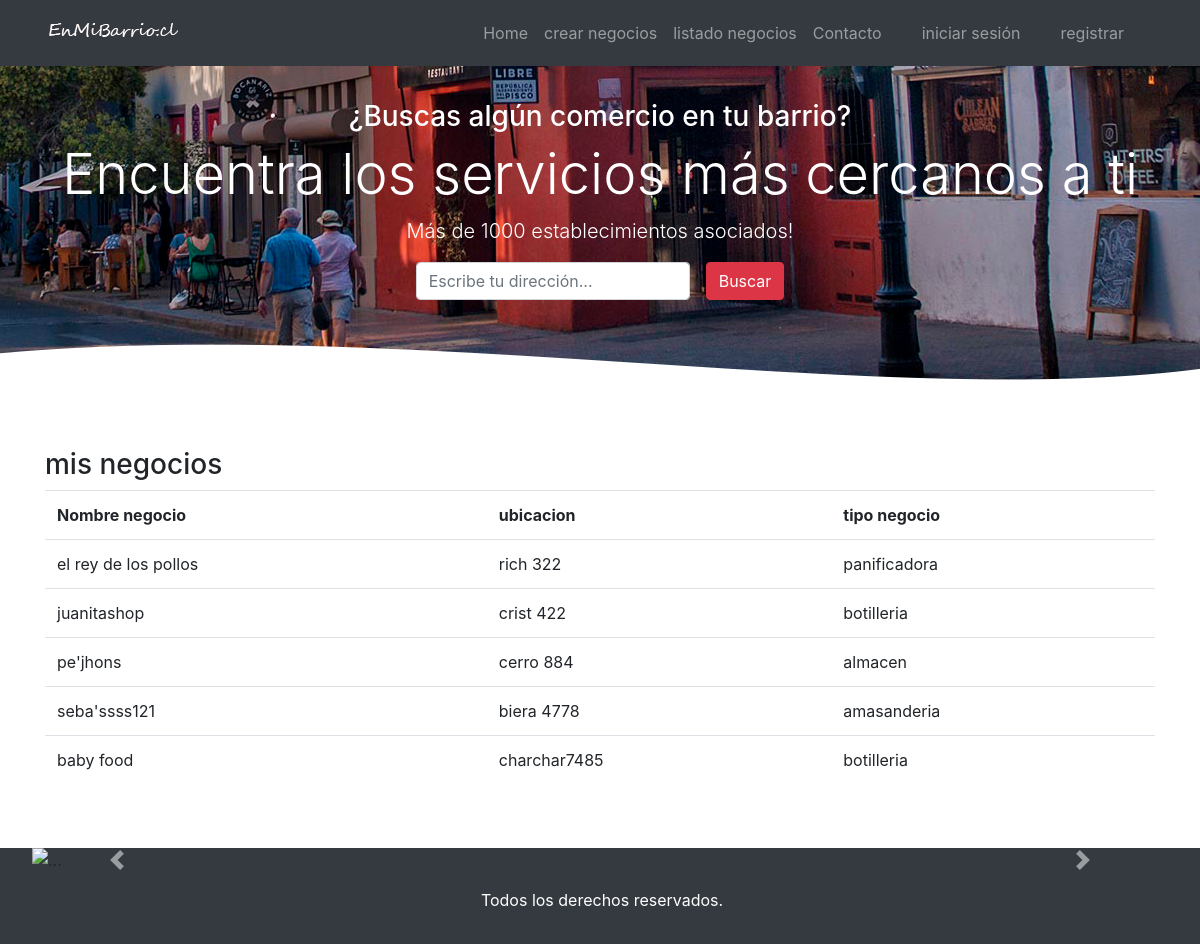
/mis_negocios/, run on an earlier commit of the app's database.
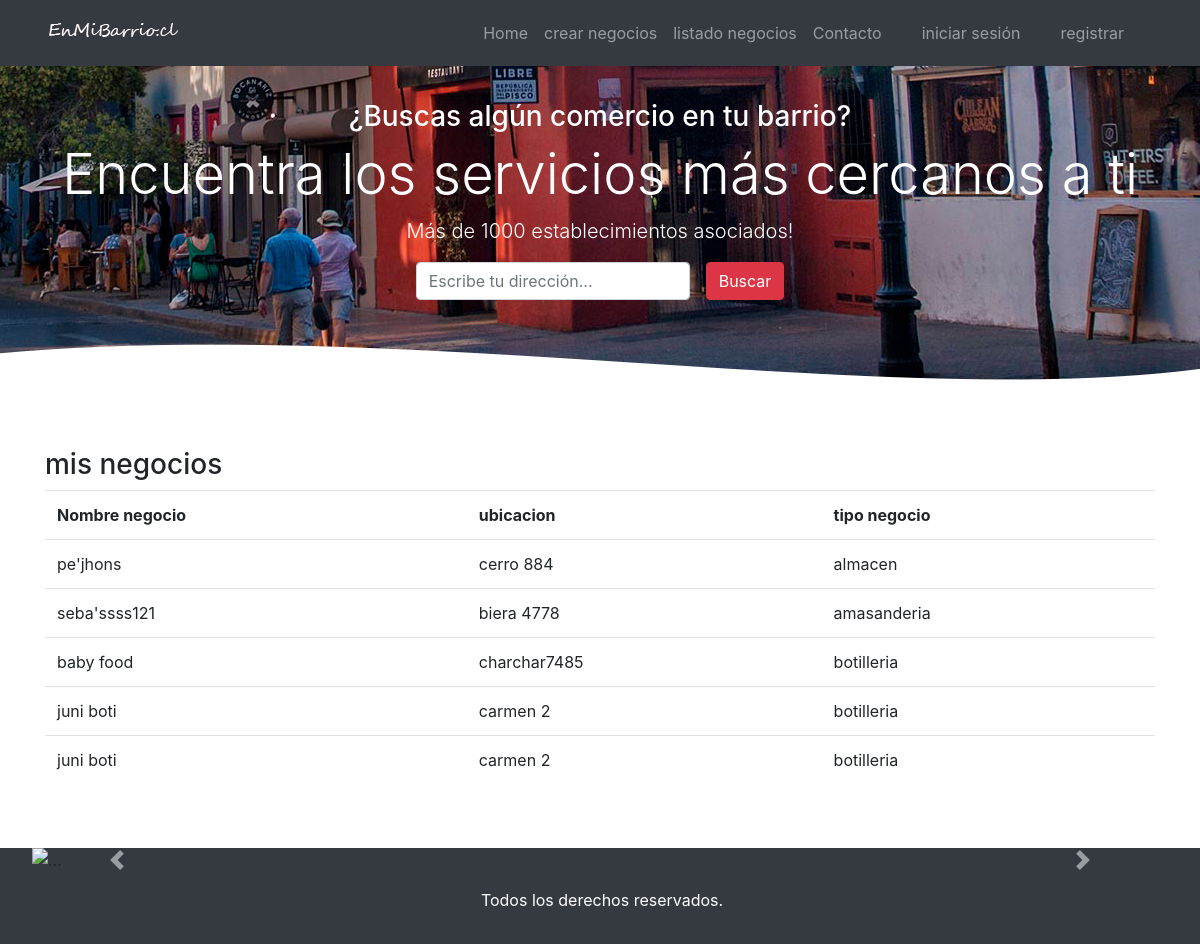
And on a later commit of the database.
### cori/models.py (models this page shows, shortened)
class negocio(models.Model):
    nombre = models.CharField(max_length=200)
    ubicacion = models.CharField(max_length=200)
    tipo_negocio = models.ForeignKey(tipo_negocio, on_delete=models.CASCADE)
    descripcion = models.TextField(null=True, blank=True)
    image = models.ImageField(null=True, blank=True)

class tipo_negocio(models.Model):
    nombre = models.CharField(max_length=80)
    def __str__(self):
        return self.nombre

### cori/views.py (the view)
# urls.py: path('mis_negocios/', mis_negocios, name="mis negocios"),
def mis_negocios (request):
    negocio1 = negocio.objects.all()
    data = {
        'negocio1':negocio1
    }
    return render(request, 'cori/mis_negocios.html', data)

### cori/templates/cori/mis_negocios.html (shortened to what this page needs)
{% extends 'cori/base.html' %}
{% load static %}
{% block contenido %}
<div class="container">
    <h3>mis negocios</h3>
<table class="table">
    <tr>
        <th>Nombre negocio</th>
        <th>ubicacion</th>
        <th>tipo negocio</th>
    </tr>
    {% for p in negocio1 %}
    <tr>
        <td>{{ p.nombre }}</td>
        <td>{{ p.ubicacion }}</td>
        <td>{{ p.tipo_negocio }}</td>
    </tr>
    {% endfor %}
</table>
</div>
{% endblock%}

### cori/templates/cori/base.html (shortened to what this page needs)
<!DOCTYPE html>
<html lang="es">
    <head>
        {% load pwa %}
        {% load static %}
        <link rel="stylesheet" href="{% static 'css/bootstrap.css' %}">
        <link rel="stylesheet" href="{% static 'css/flexboxgrid.css' %}">
        <link rel="stylesheet" href="{% static 'css/style.css' %}">
    </head>
    <body>
            <header>
                <div class="container-fluid bg-dark fixed-top">
                    <nav class="navbar navbar-expand-lg navbar-dark bg-dark container">
                        <a class="navbar-brand" href="{% url 'home' %}"><img src="{% static 'img/logo2.png' %}" alt="logo2"></a>
                        <div class="collapse navbar-collapse" id="navbarNavAltMarkup">
                            <div class="navbar-nav ml-auto">
                                <a class="nav-item nav-link" href="{% url 'home' %}">Home <span class="sr-only">(current)</span></a>
                                <a class="nav-item nav-link" href="{% url 'nuevo negocio' %}">crear negocios</a>
                                <a class="nav-item nav-link" href="{% url 'mis negocios' %}">listado negocios</a>
                                <a class="nav-item nav-link mr-4" href="{% url 'registro_usuario' %}">Contacto</a>
                                {% if user.is_authenticated %}
                                <a class="nav-item nav-link mr-4" href="#">usuario: {{ user.username }}</a>
                                <a class="nav-item nav-link mr-4" href="{% url 'logout' %}">cerrar sesión</a>
                                {% else %}
                                <a class="nav-item nav-link mr-4" href="{% url 'login' %}">iniciar sesión</a>
                                <a class="nav-item nav-link mr-4" href="{% url 'registro_usuario' %}">registrar</a>
                                {% endif %}
                            </div>
                        </div>
                    </nav>
                </div>
            </header>
            <div class="container-fluid  slider text-white d-flex flex-column justify-content-center align-items-center">
                <div class="text-center">
                    <h3 class="hidden-xs-down">¿Buscas algún comercio en tu barrio?</h3>
                    <h1 class="display-4">Encuentra los servicios más cercanos a ti</h1>
                    <p class="lead hidden-xs-down">Más de 1000 establecimientos asociados!</p>
                </div>
                <form action="" class="form-inline flex-column flex-sm-row">
                    <div class="form-group mr-3">
                        <input type="text" placeholder="Escribe tu dirección..." class="form-control">
                    </div>
                    <div class="form-group">
                        <input type="submit" class="btn btn-danger" value="Buscar">
                    </div>
                </form>
            </div>
            <br>
            <br>
           {% block contenido %}
           {% endblock%}
            <br>
            <br>
            <div class="container-fluid d-flex flex-column justify-content-center bg-dark ">
                <div id="carouselExampleFade" class="carousel slide carousel-fade" data-ride="carousel">
                    <div class="carousel-inner">
                        <div class="carousel-item active">
                            <img src="{% static 'img/bg/bckg1.png' %}" class="d-block w-100" alt="...">
                        </div>
                    </div>
                    <a class="carousel-control-prev" href="#carouselExampleFade" role="button" data-slide="prev">
                        <span class="carousel-control-prev-icon" aria-hidden="true"></span>
                    </a>
                    <a class="carousel-control-next" href="#carouselExampleFade" role="button" data-slide="next">
                        <span class="carousel-control-next-icon" aria-hidden="true"></span>
                    </a>
                </div>
            </div>
            <div class="container-fluid bg-dark py-3">
                <div class="container text-center text-white">
                    <p>Todos los derechos reservados.</p>
                </div>
            </div>
    </body>
</html>

### cori/static/css/flexboxgrid.css (style rules this page uses)
.container-fluid, .container { margin-right: auto; margin-left: auto; }
.container-fluid { padding-right: 2rem; padding-left: 2rem; }
@media only screen and (min-width: 48em) { .container { width: 49rem; } }
@media only screen and (min-width: 64em) { .container { width: 65rem; } }
@media only screen and (min-width: 75em) { .container { width: 76rem; } }

### cori/static/css/style.css (style rules this page uses)
.slider { background: url("img/banner2.png"); background-size: cover; background-position: center; height: 400px; object-fit: cover; }
body { margin: 0; }

What changed in the data, as far as the page shows it:
removed negocio: nombre "el rey de los pollos", ubicacion "rich 322", tipo_negocio "panificadora"
removed negocio: nombre "juanitashop", ubicacion "crist 422", tipo_negocio "botilleria"
added negocio: nombre "juni boti", ubicacion "carmen 2", tipo_negocio "botilleria"
added negocio: nombre "juni boti", ubicacion "carmen 2", tipo_negocio "botilleria"
